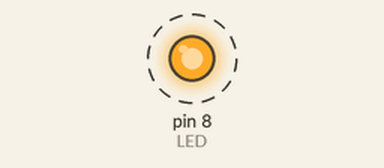
This sketch was run on a simulated Arduino Uno, built with avr-gcc and run on an emulated ATmega328P. Parts: output pins drawn as LEDs (lit = HIGH). Dashed ring = blinking.

Above: at 0.5 s.
Timing chart, 0 to 3.5 s (numbered marks = the images above):
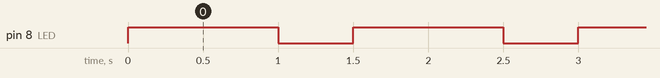

The sketch:

blinking_led.ino
```cpp
int LED=8;
void setup()
{
  pinMode(LED, OUTPUT);
}

void loop()
{
  digitalWrite(LED, HIGH);
  delay(1000); // Wait for 1000 millisecond(s)
  digitalWrite(LED, LOW);
  delay(500); // Wait for 500 millisecond(s)
}
```

Measured:
- by itself, pin 8 (LED): alternates HIGH for 1.0 s and LOW for 0.50 s
